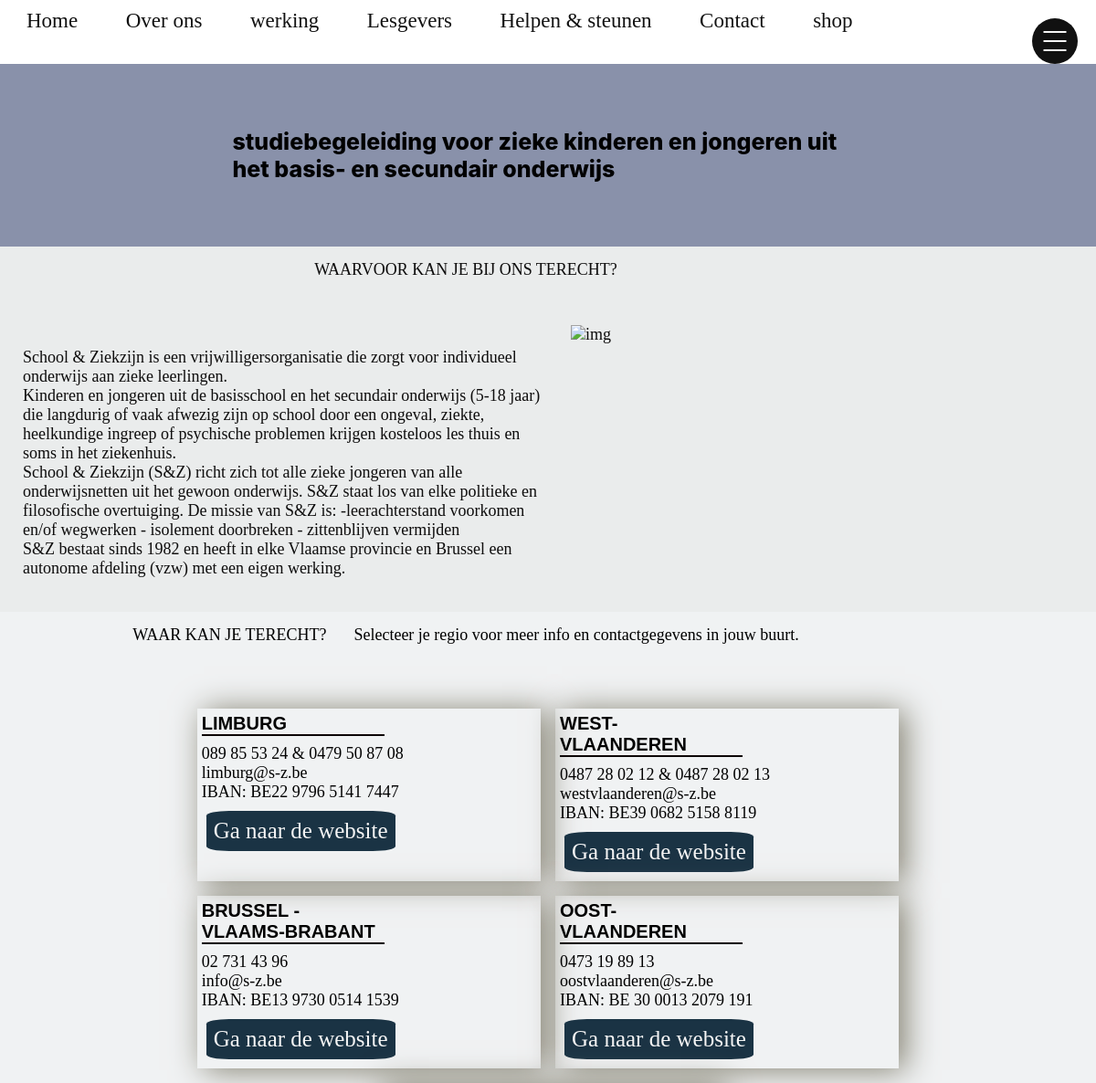
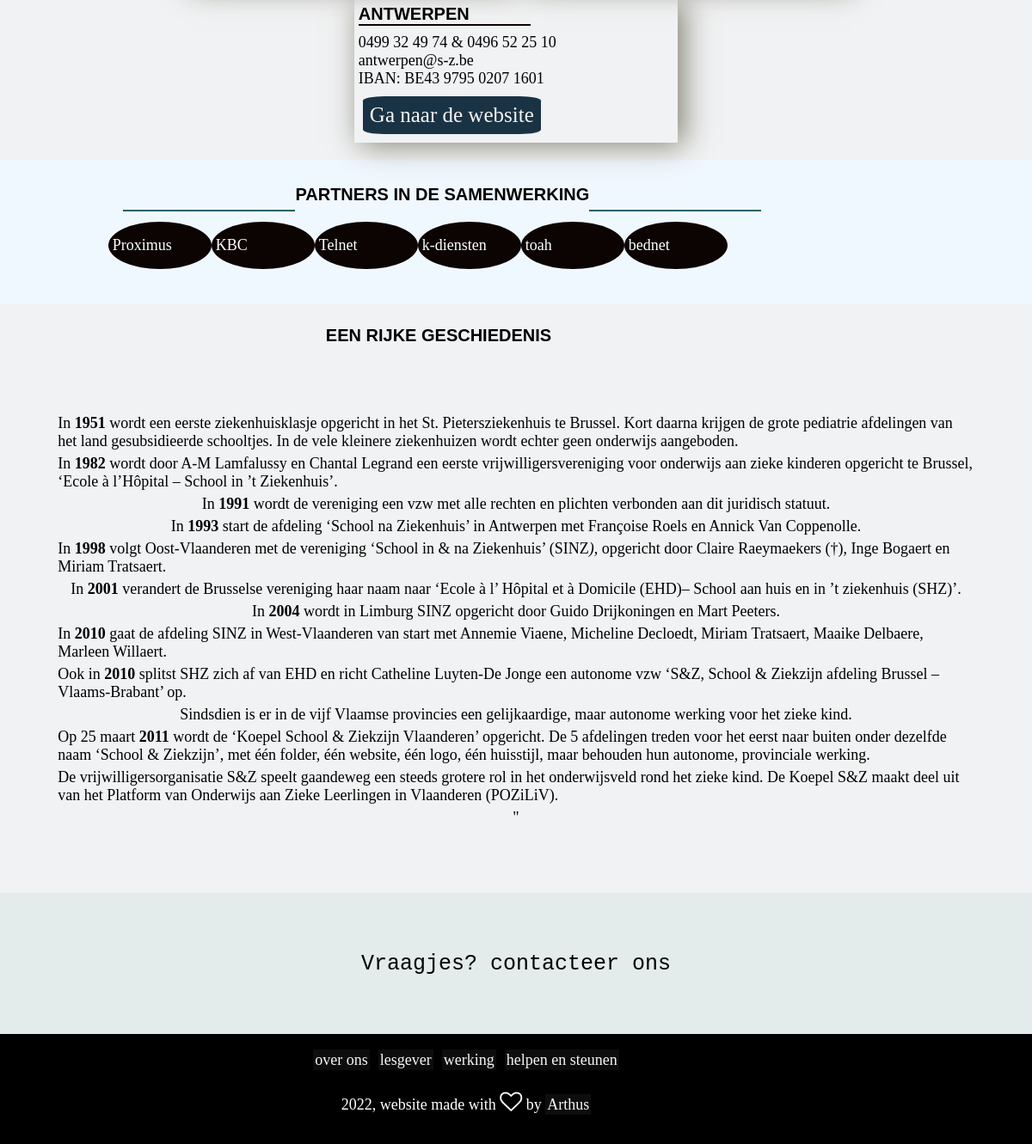
The page / on the database its author committed (2 pictures, top to bottom).
### tables this page shows
CREATE TABLE IF NOT EXISTS `infogegevens` (
  `id` int(11) NOT NULL AUTO_INCREMENT,
  `title` varchar(295) NOT NULL,
  `description` text NOT NULL,
  `linkurl` varchar(259) NOT NULL,
  PRIMARY KEY (`id`)
);

CREATE TABLE IF NOT EXISTS `partners` (
  `id` int(11) NOT NULL AUTO_INCREMENT,
  `name` varchar(295) NOT NULL,
  `linkurl` varchar(295) NOT NULL,
  PRIMARY KEY (`id`)
);

CREATE TABLE IF NOT EXISTS `history` (
  `id` int(11) NOT NULL AUTO_INCREMENT,
  `title` varchar(120) NOT NULL,
  `description` text NOT NULL,
  PRIMARY KEY (`id`)
);

### adminweb/classes/Infogegeven.php (called while the page is built, shortened)
<?php
require_once "DB.php";
class Infogegeven {
    protected $description;
    protected $linkurl;
    static $dbTable = 'infogegevens';
    public function getTitle(){
        return $this->title;
   }
   public function getDescription(){
    return $this->description;
}
   public function getLinkurl(){
    return $this->linkurl;
   }
static function getAll($options=[]){
    $query = "SELECT * FROM "  .self::$dbTable;
    if(isset($options['orderby'])){
         $query .= " ORDER BY " . $options['orderby'];
    }
    $db = new DB;
    $result = $db->doQuery($query);
    return $result->fetchAll(PDO::FETCH_CLASS, get_called_class());
  }
}

### adminweb/classes/DB.php (called while the page is built, shortened)
<?php
class DB {
		private $host = 'localhost';
		private $dbName = 'werkprojectcvodb';
		private $user = 'root';
		private $pass = '';
    protected $conn;
    protected $showErrors = true;
    public function __construct(){
        $conn = new PDO('mysql:host=' . $this->host . '; dbname=' . $this->dbName, $this->user, $this->pass);
         if($this->showErrors){
              $conn->setAttribute(PDO::ATTR_ERRMODE, PDO::ERRMODE_EXCEPTION);
         }
         $this->conn = $conn;
    }
    public function doQuery($query, $data=[]){
         try{
             $stmt = $this->conn->prepare($query);
             $stmt->execute($data);
         }catch (PDOException $e){
             die($e->getMessage());
         }
         return $stmt;
    }
}

### adminweb/classes/Partner.php (called while the page is built, shortened)
<?php
require_once "DB.php";
class Partner {
    protected $name;
    protected $linkurl;
    static $dbTable = 'partners';
    public function getName(){
        return $this->name;
   }
   public function getLinkurl(){
    return $this->linkurl;
   }
static function getAll($options=[]){
    $query = "SELECT * FROM "  .self::$dbTable;
    if(isset($options['orderby'])){
         $query .= " ORDER BY " . $options['orderby'];
    }
    $db = new DB;
    $result = $db->doQuery($query);
    return $result->fetchAll(PDO::FETCH_CLASS, get_called_class());
  }
}
?>

### adminweb/classes/History.php (called while the page is built, shortened)
<?php
class History{
    protected $title;
    protected $description;
    static $dbTable = 'history';
    public function getTitle(){
        return $this->title;
   }
   public function getDescription(){
    return $this->description;
   }
static function getAll($options=[]){
    $query = "SELECT * FROM "  .self::$dbTable;
    if(isset($options['orderby'])){
         $query .= " ORDER BY " . $options['orderby'];
    }
    $db = new DB;
    $result = $db->doQuery($query);
    return $result->fetchAll(PDO::FETCH_CLASS, get_called_class());
  }
}
?>

### index.php (the view, shortened to what this page needs)
<?php
include 'frontend/header.inc.php';
include_once 'frontend/menu.inc.php';
$partners = Partner::getAll(['orderby' => 'id DESC']);
 $info = Infogegeven::getAll(['orderby' => 'id DESC']);
$history = History::getAll(['orderby' => 'id DESC']);
?>
    <div class="wrapper">
        <section class="OneHeader">
            <div class="box-descenter">
                <p class="vlo-center"> <?php echo "studiebegeleiding voor zieke kinderen en jongeren uit het basis- en secundair onderwijs";  ?> </p>
            </div>
        </section>
        <section class="uitleg">
            <div class="header-text">
                <p> <?php echo "WAARVOOR KAN JE BIJ ONS TERECHT?"; ?>
                </p>
            </div>
            <div class="boxflex-content">
                <article class="desc-box">
                    <p> <?php echo "
                     School & Ziekzijn is een vrijwilligersorganisatie die zorgt voor individueel onderwijs aan zieke leerlingen.
                    " ?></p>
                    <p><?php echo "
                    Kinderen en jongeren uit de basisschool en het secundair onderwijs (5-18 jaar) die langdurig of vaak afwezig zijn op school door
                    een ongeval, ziekte, heelkundige ingreep of psychische problemen krijgen kosteloos les thuis en soms in het ziekenhuis.
                    "; ?></p>
                    <p><?php echo "
                    School & Ziekzijn (S&Z) richt zich tot alle zieke jongeren van alle onderwijsnetten uit het gewoon
                    onderwijs. S&Z staat los van elke politieke en filosofische overtuiging. De missie van S&Z is:
                    -leerachterstand voorkomen en/of wegwerken - isolement doorbreken - zittenblijven vermijden
                    "; ?></p>
                    <p>
                        <?php
                         print"
                         S&Z bestaat sinds 1982 en heeft in elke Vlaamse provincie en Brussel een autonome afdeling (vzw) met een eigen werking.
                         ";
                        ?>
                    </p>
                </article>
                <article class="img-boxdesc">
                    <img class="img-file" src="https://images.pexels.com/photos/3255543/pexels-photo-3255543.jpeg?auto=compress&cs=tinysrgb&dpr=1&w=500" alt="img">
                </article>
            </div>
        </section>
        <section class="colfix-box">
            <div class="header-text">
                <p> <?php echo "WAAR KAN JE TERECHT? "; ?></p>
                <p> <?php echo "Selecteer je regio voor meer info en contactgegevens  in jouw buurt. "; ?></p>
            </div>
            <div class="box-drie">
            <?php foreach ($info as $q): ?>
                <article class="boxflex">
                    <h1 class="bg-titleBottom"><?=  $q->getTitle(); ?></h1>
                    <p id="adresscontent">
                    <?=  $q->getDescription(); ?>
                    </p>
                    <div class="lk-region">
                        <a target="_blank" id="alinkregion" href="<?=  $q->getLinkurl(); ?>"> <?php print "Ga naar de website"; ?></a>
                    </div>
                </article>
            <?php endforeach; ?>
            </div>
        </section>
        <section class="partnerSamen">
            <div class="header-text">
            <div class="lignhr"></div>
            <h2> <?php echo "PARTNERS IN DE SAMENWERKING"; ?></h2>
            <div class="lignhr"></div>
            </div>
             <aside class="oneside">
             <?php foreach ($partners as $q): ?>
                <div class="rondlink">
                    <a class="rondCirlcelink" target="_blank" href="<?=  $q->getLinkurl(); ?>"> <?=  $q->getName(); ?></a>
                </div>
            <?php endforeach; ?>
             </aside>
        </section>
        <section class="history-cont">
        <?php foreach ($history as $q): ?>
            <div class="header-text lgtext">
            <h3><?=  $q->getTitle(); ?></h3>
            </div>
            <div class="history-container-fluid">
                <p> <?=  $q->getDescription(); ?> </p>
            </div>
            <?php endforeach; ?>
        </section>
        <?php  include "frontend/footer.inc.php";     ?>

### css/style.css (style rules this page uses)
* { margin:0; padding: 0; box-sizing: border-box; }
body { font-size: 18px; }
a { text-decoration: none; }
h1, h2, h3, h4 { font-size: 20px; font-weight: 700; font-family: Arial, Helvetica, sans-serif; margin-bottom: 0.5rem; }
img { width:100%; height: auto; }
div.wrapper { width:100%; max-height: auto; background-color: #eceff0c5; }
section { margin:0; }
.OneHeader { background-color: #8991aa; font-family: 'Times New Roman', Times, serif; font-size: 20px; width: 100%; height: 200Px; display: flex; justify-content: center; align-items: center; }
.box-descenter { padding-left: auto; padding-right: auto; width:60%; display: flex; justify-content: center; }
p.vlo-center { padding: 0.9rem; font-size: 25px; font-family: -apple-system, BlinkMacSystemFont, 'Segoe UI', Roboto, Oxygen, Ubuntu, Cantarell, 'Open Sans', 'Helvetica Neue', sans-serif; font-weight: 800; }
section.uitleg { background-color: #eaecec; color: #0e0d0d; width:100%; height: 50vh; }
.header-text { max-width:85%; display: flex; justify-content: center; }
.header-text p { padding: 15px; margin-bottom: 35px; }
div.boxflex-content { display: flex; flex-direction: row; }
.desc-box, .img-boxdesc { flex:1; }
.desc-box { padding: 25px; }
.img-boxdesc img { width:100%; height: 280px; object-fit: cover; }
div.box-drie { max-height: auto; display: flex; flex-direction: row; flex-wrap: wrap; justify-content: center; padding:12px; }
article.boxflex { width: 32%; height: auto; margin:0.5rem; padding: 5px; -webkit-box-shadow: 7px 2px 33px 0px rgba(130,127,111,1); -moz-box-shadow: 7px 2px 33px 0px rgba(130,127,111,1); box-shadow: 7px 2px 33px 0px rgba(130,127,111,1); }
.boxflex .bg-titleBottom { border-bottom: 2px solid #0c0303; width:200px; margin-bottom: 9px; }
div.lk-region { padding:5px; margin-top:5px; display: flex; align-items: flex-end; }
#alinkregion { padding: 8px; background-color: #1a3344; color: whitesmoke; font-size: 25px; border-radius: 12%; }
section.partnerSamen { background-color: aliceblue; max-height: auto; padding: 29px; }
div.lignhr { width:200px; border-bottom: 2px solid #0b6470; }
aside.oneside { width: 80%; display: flex; justify-content: center; flex-direction: row; flex-wrap: wrap; padding: 12px; }
.rondlink { height: 55px; width: 55px; border-radius: 50%; flex-basis: 120px; display: flex; align-items: center; background-color: #0c0303; color:#fff; }
.rondCirlcelink { color: white; padding:5px; }
.lgtext h3 { padding-top: 25px; }
div.history-container-fluid { display: flex; flex-direction: column; justify-content: center; align-items: center; padding: 4.2rem; }
.history-container-fluid p { margin-bottom: 5px; }

### rows shown on the page
infogegevens: title "LIMBURG", description "089 85 53 24 & 0479 50 87 08 limburg@s-z.be IBAN: BE22 9796 5141 7447"
infogegevens: title "WEST-VLAANDEREN", description "0487 28 02 12 & 0487 28 02 13 westvlaanderen@s-z.be IBAN: BE39 0682 5158 8119"
infogegevens: title "BRUSSEL - VLAAMS-BRABANT", description "02 731 43 96 info@s-z.be IBAN: BE13 9730 0514 1539"
infogegevens: title "OOST-VLAANDEREN", description "0473 19 89 13 oostvlaanderen@s-z.be IBAN: BE 30 0013 2079 191"
infogegevens: title "ANTWERPEN", description "0499 32 49 74 & 0496 52 25 10 antwerpen@s-z.be IBAN: BE43 9795 0207 1601"
partners: name "Proximus"
partners: name "KBC"
partners: name "Telnet"
partners: name "k-diensten"
partners: name "toah"
partners: name "bednet"
history: title "EEN RIJKE GESCHIEDENIS", description "In 1951 wordt een eerste ziekenhuisklasje opgericht in het St. Pietersziekenhuis te Brussel. Kort daarna krijgen de grote pediatrie afdelingen van het land gesubsidieerde schooltjes. In de vele kleinere ziekenhuizen wordt echter geen onderwijs aangeboden. In 1982 wordt door A-M Lamfalussy en Chantal Legrand een eerste vrijwilligersvereniging voor onderwijs aan zieke kinderen opgericht te Brussel, ‘Ecole à l’Hôpital – School in ’t Ziekenhuis’. In 1991 wordt de vereniging een vzw met alle rechten en plichten verbonden aan dit juridisch statuut. In 1993 start de afdeling ‘School na Ziekenhuis’ in Antwerpen met Françoise Roels en Annick Van Coppenolle. In 1998 volgt Oost-Vlaanderen met de…"
